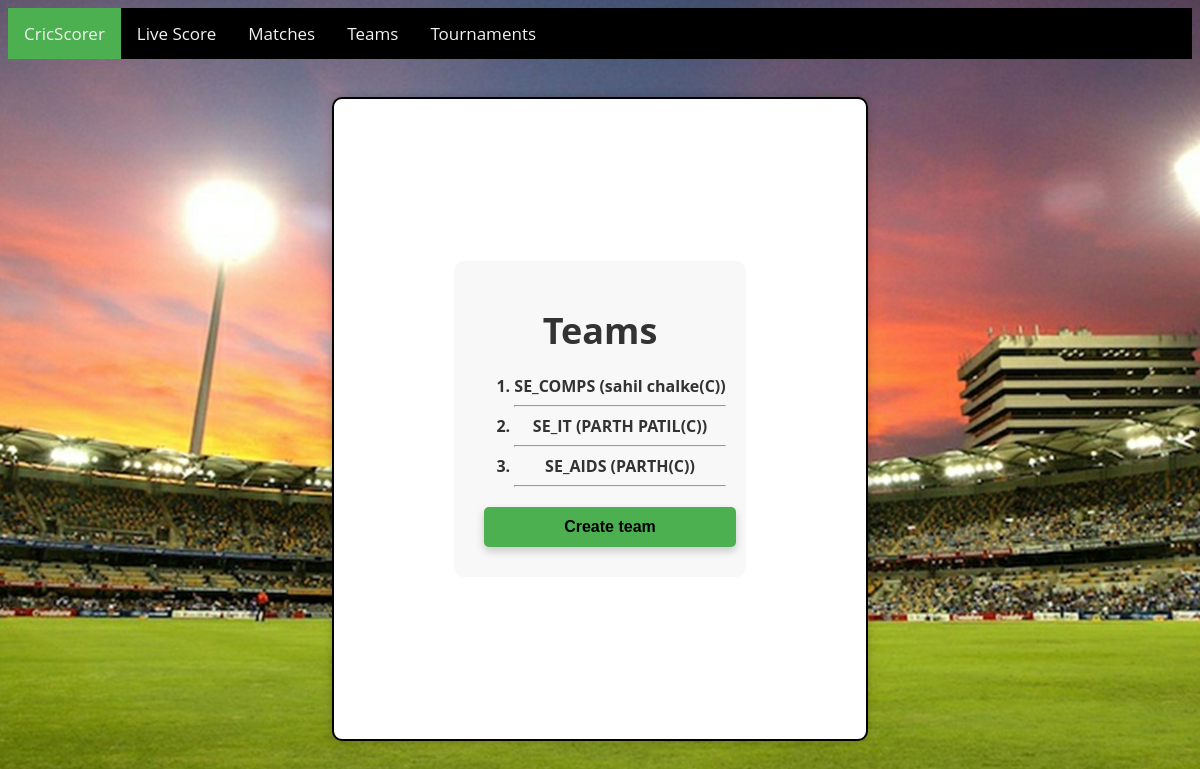
The page /list_teams/ on the database as committed earlier.
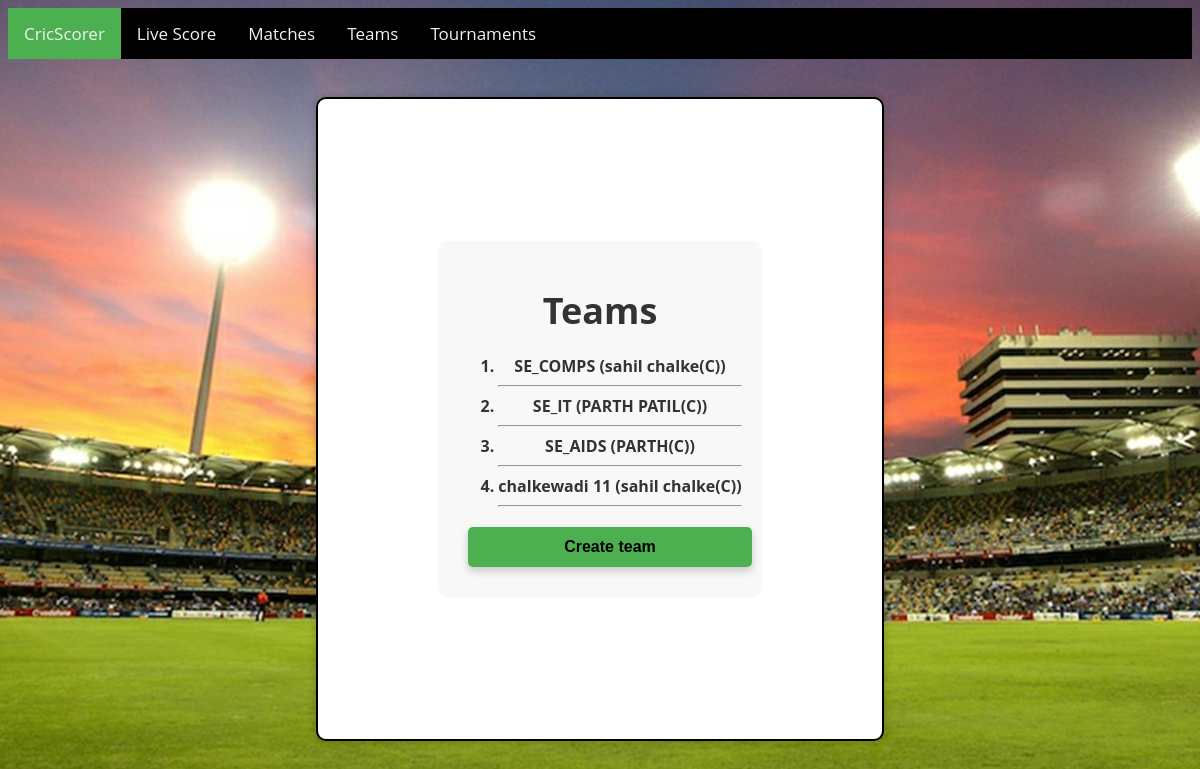
The same page on the database as committed later.
### scoring/models.py (models this page shows, shortened)
class Team(models.Model):
    name = models.CharField(max_length=200, unique=True)
    captian_name = models.CharField(max_length=200, null=True)

### scoring/views.py (the view)
# urls.py: path('list_teams/', views.team_list, name="team_list"),
def team_list(request):
    teams = Team.objects.all()
    return render(request, ['scoring/team_list.html', 'scoring/make_match.html'], {'teams': teams})

### scoring/templates/scoring/team_list.html (shortened to what this page needs)
{% extends 'scoring/base.html' %}
{% block content %}
<div class="center">
  <div class="container" style="height: 400px;">
    <div class="container-box" style="background-color: #f8f8f8; padding: 20px; border-radius: 10px;">
      <h1 style="font-weight: bold; margin-bottom: 20px;">Teams</h1>
      {% if teams %}
        <ol>
        {% for team in teams %}
          <li style="font-weight: bold;">{{ team.name }} ({{ team.captian_name }}(C))</li>
          <hr>
        {% endfor %}
        </ol>
      {% else %}
        <p>No teams yet.</p>
      {% endif %}
      <button class="btn btn-primary" type='submit' onclick=location.href="{% url 'team_create' %}" style="margin-top: 20px;">Create team</button>
    </div>
  </div>
</div>
{% endblock %}

Rows that differ between the two databases and show on the page:
added Team: name "chalkewadi 11", captian_name "sahil chalke"
